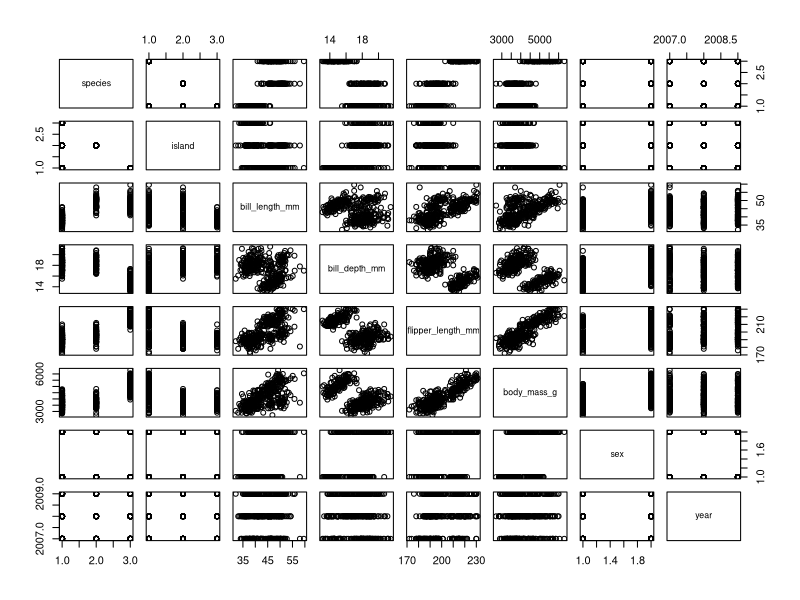
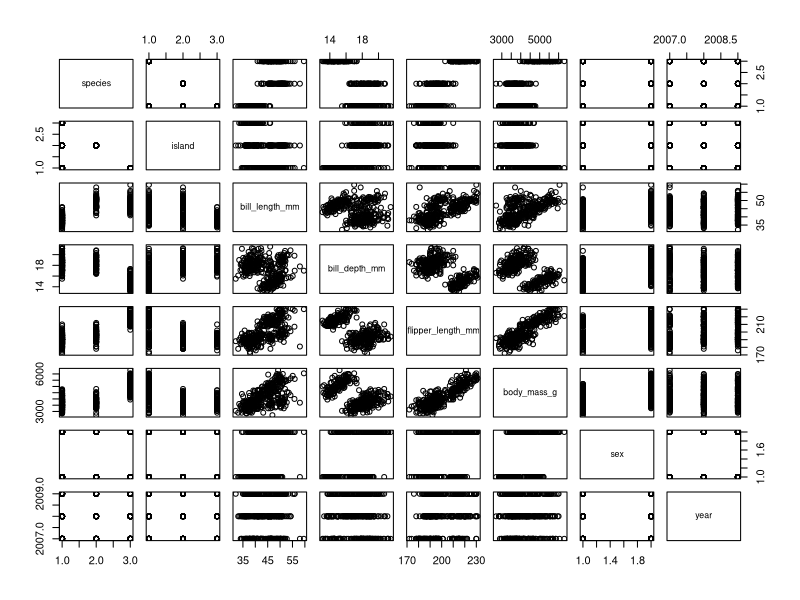
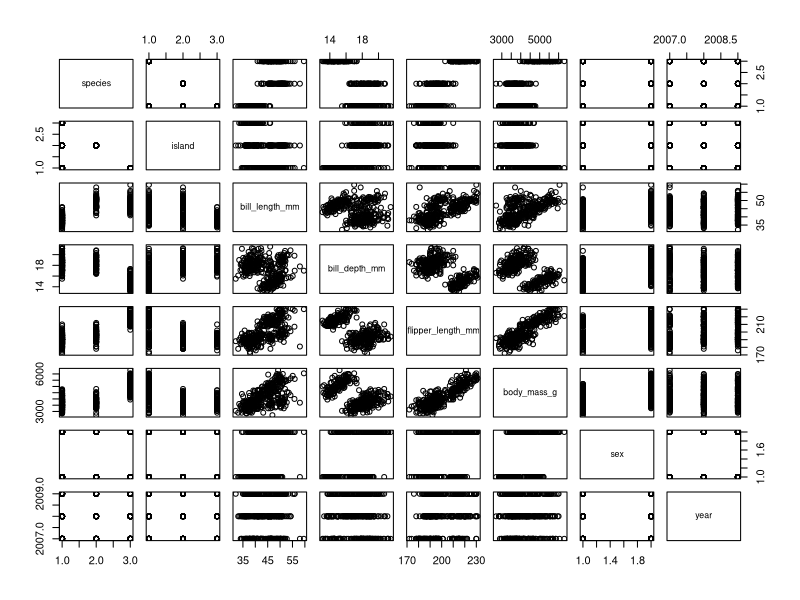
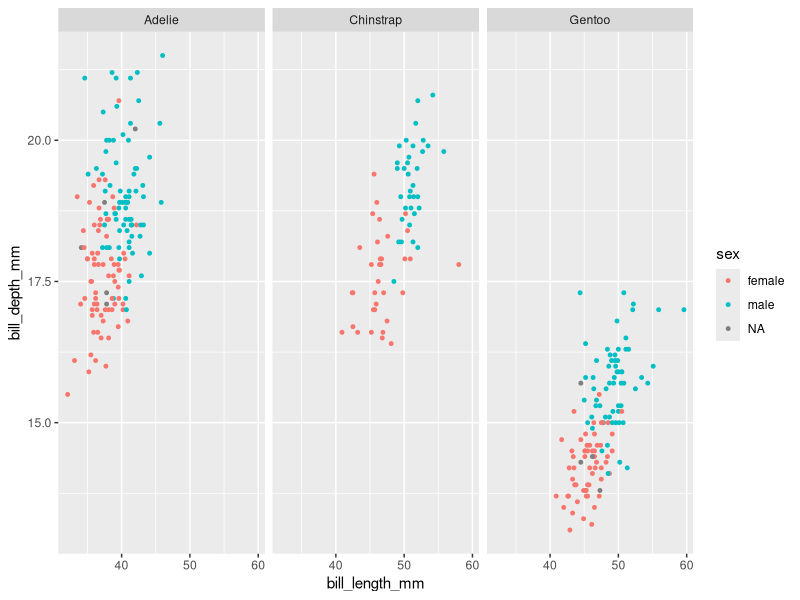
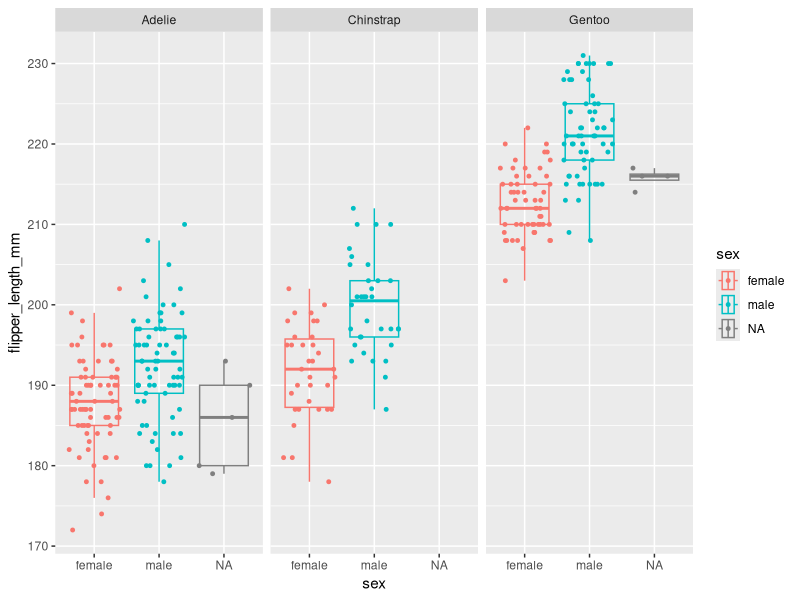
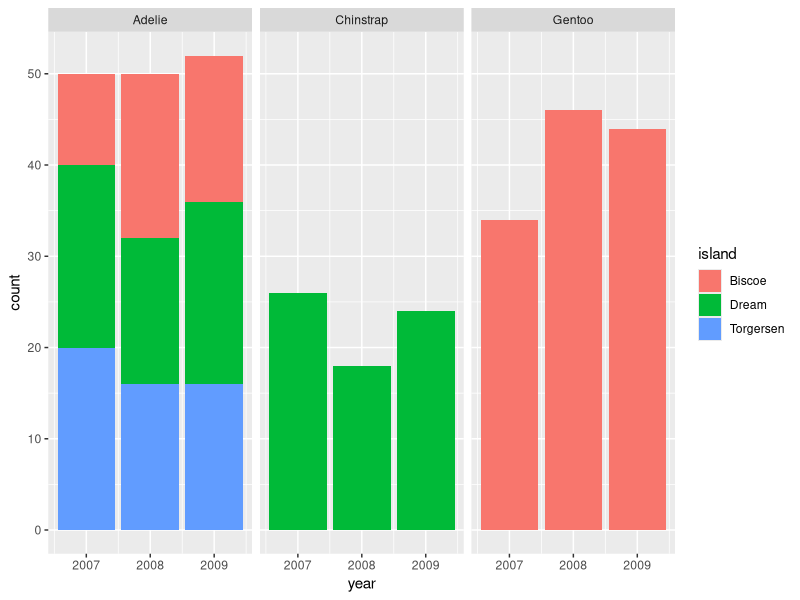

Write R code to recreate these figures, in order.
## ---- chunk 1
#install.packages("palmerpenguins")
library(palmerpenguins)
library(tidyverse)

#View(penguins)
dim(penguins)
colnames(penguins)
## ---- chunk 2
#install.packages("palmerpenguins")
library(palmerpenguins)
library(tidyverse)

#View(penguins)
dim(penguins)
colnames(penguins)
## ---- chunk 3
#install.packages("palmerpenguins")
library(palmerpenguins)
library(tidyverse)

#View(penguins)
dim(penguins)
colnames(penguins)
## ---- chunk 4
#install.packages("palmerpenguins")
library(palmerpenguins)
library(tidyverse)

#View(penguins)
dim(penguins)
colnames(penguins)
## ---- chunk 5
#install.packages("palmerpenguins")
library(palmerpenguins)
library(tidyverse)

#View(penguins)
dim(penguins)
colnames(penguins)
## ---- chunk 6
#install.packages("palmerpenguins")
library(palmerpenguins)
library(tidyverse)

#View(penguins)
dim(penguins)
colnames(penguins)
## ---- chunk 7
knitr::opts_chunk$set(echo = TRUE)
## ---- chunk 8
plot(penguins)
## ---- chunk 9
plot(penguins)
## ---- chunk 10
plot(penguins)
## ---- chunk 11
penguins %>%
  ggplot(mapping = aes(x = bill_length_mm, y=bill_depth_mm, color=sex)) +
  geom_point(size=1) +
  facet_wrap(~species)
## ---- chunk 12
penguins %>%
  ggplot(mapping = aes(x=flipper_length_mm, y=sex, color=sex)) +
  geom_boxplot(outlier.alpha = 0, alpha=0) +
  geom_jitter(width = 0, size=1) +
  coord_flip() +
  facet_wrap(~species)
## ---- chunk 13
penguins %>%
  ggplot() +
  geom_bar(mapping = aes(x=year, fill=island)) +
  facet_wrap(~species)
